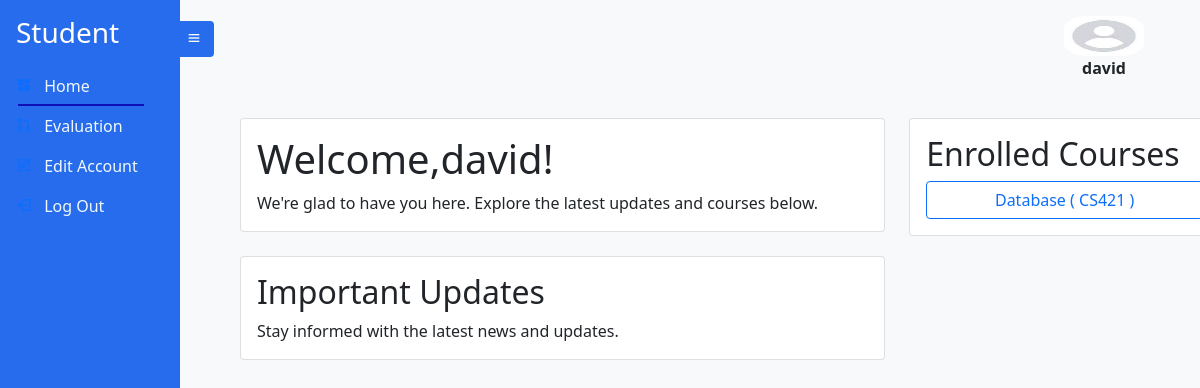
/studenthomepage (signed in), run on an earlier commit of the app's database.
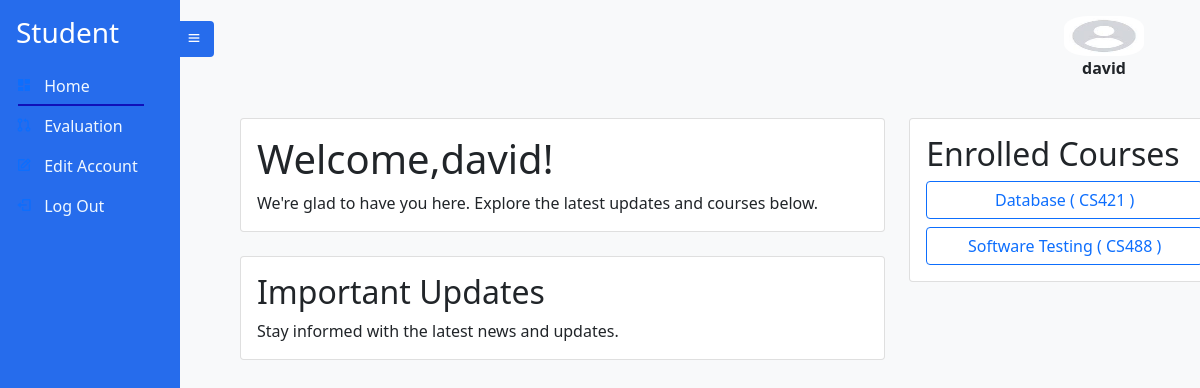
And on a later commit of the database.
### Account/models.py (models this page shows)
class Account(AbstractUser):
    Role = models.CharField(max_length=25, null=True , choices=rolechoice ,  blank=True)
    email = models.EmailField(
        verbose_name='email address',
        max_length=255,
        unique=True,
    )

### Student/models.py (models this page shows, shortened)
class StudentCourseEnrollment(models.Model):
    student = models.ForeignKey(Student, on_delete=models.CASCADE)
    course = models.ForeignKey(Course, on_delete=models.CASCADE)
    term = models.ForeignKey(Term, on_delete=models.CASCADE)
    enrolled = models.BooleanField(default=False)
    class Meta:
        unique_together = ('student', 'course', 'term')

### Course/models.py (models this page shows, shortened)
class Course(models.Model):
    Course_id =  models.CharField(max_length=20 , unique=True,primary_key=True)
    CourseName = models.CharField(max_length=20 , null=True , blank=True)
    CourseType = models.CharField(max_length=10 , null=True ,  choices=coursetype , blank=True)
    CreditHour = models.IntegerField(null=True , blank=True)
    Department = models.CharField(max_length=10 , null=True ,  choices=departmentchoice , blank=True)
    Instructors = models.ManyToManyField(Instructor)

### Student/views.py (the view)
# urls.py: path('studenthomepage', studenthomepage , name='studenthomepage'),
def studenthomepage(request):
    student = Student.objects.get(Account_id = request.user)
    student_enrollments = StudentCourseEnrollment.objects.filter(student = student)
    context = {'active_page':'home' , 'studentenrollements':student_enrollments , }
    return render(request , 'student/studenthome.html',context)

### templates/student/studenthome.html (shortened to what this page needs)
{% extends 'student/student.html' %}
{% block content %}
<div class="container mt-5">
    <div class="row">
        <div class="col-md-8">
            <div class="card mb-4">
                <div class="card-body">
                    <h1 class="card-title">Welcome,{{user.username}}!</h1>
                    <p class="card-text">We're glad to have you here. Explore the latest updates and courses below.</p>
                </div>
            </div>
            <div class="card mb-4">
                <div class="card-body">
                    <h2 class="card-title">Important Updates</h2>
                    <p class="card-text">Stay informed with the latest news and updates.</p>
                </div>
            </div>
        </div>
        <div class="col-md-4">
            <div class="card">
                <div class="card-body">
                    <h2 class="card-title">Enrolled Courses</h2>
                    <div class="d-grid gap-2">
                        {% for studentenroll in studentenrollements %}
                        <button class="btn btn-outline-primary course-btn" type="button" data-course="{{studentenroll.course.CourseName}}">{{studentenroll.course.CourseName}} ( {{studentenroll.course.Course_id}} )</button>
                        {% endfor %}
                    </div>
                </div>
            </div>
        </div>
    </div>
</div>
</body>
{% endblock %}

### templates/student/student.html (shortened to what this page needs)
{% extends 'sidebarbase.html' %}
{% block content1 %}
  <div class="side-navbar active-nav d-flex justify-content-between flex-wrap flex-column" id="sidebar">
    <ul class="nav flex-column text-white w-100">
      <a href="#" class="nav-link h3 text-white my-2">
        Student
      </a>
      <li class="nav-link {% if active_page == 'home' %}active{% endif %}">
        <i class="bx bxs-dashboard"></i>
        <span class="mx-2"><a class="inner-anchor" href="{% url 'studenthomepage' %}"> Home</a></span>
      </li>
      <li class="nav-link {% if active_page == 'evaluation' %}active{% endif %}">
        <i class="bx bx-git-pull-request"></i>
        <span class="mx-2"><a class="inner-anchor" href="#">Evaluation</a></span>
      </li>
      <li class="nav-link {% if active_page == 'editaccount' %}active{% endif %}">
        <i class="bx bx-edit"></i>
        <span class="mx-2"><a class="inner-anchor" href="{% url 'editpassword' %}"> Edit Account</a></span>
      </li>
      <li class="nav-link {% if active_page == 'logout' %}active{% endif %}">
        <i class="bx bx-log-out"></i>
        <span class="mx-2"><a class="inner-anchor" href="{% url 'logout' %}" > Log Out </a></span>
      </li>
    </ul>
  </div>
  <div class="p-2 active-cont my-container overflow-hidden">
    <nav class="navbar top-navbar navbar-light bg-light px-5">
      <a class="btn border-0" id="menu-btn"><i class="bx bx-menu"></i></a>
      <figure id="image" style="height: 30px; background-color: white">
        <img src="/static/images/profilePic/defaultprofile.jpeg" style="height: 40px; width: 80px; border-radius: 30%;">
        <figcaption style="text-align: center;"><b>{{user.username}}</b></figcaption>
      </figure>
    </nav>
    {% block content %}
    {% endblock %}
{% endblock %}

### templates/sidebarbase.html (shortened to what this page needs)
<!DOCTYPE html>
{% load static %}
<html lang="en">
<head>
  <link href="https://cdn.jsdelivr.net/npm/bootstrap@5.0.0-beta2/dist/css/bootstrap.min.css" rel="stylesheet" />
  <link href="https://cdn.jsdelivr.net/npm/boxicons@2.0.5/css/boxicons.min.css" rel="stylesheet" />
  <link href="{% static 'styles/sidebar.css' %}" rel="stylesheet">
</head>
<body>
  {% block content1 %}
  {% endblock content1 %}
</body>
</html>

### static/styles/sidebar.css (style rules this page uses)
* { margin: 0; padding: 0; box-sizing: border-box; }
body { min-height: 100vh; background-color:#f8f9fa; }
.side-navbar { width: 180px; height: 100%; position: fixed; margin-left: -300px; background-color:rgb(38, 108, 236); transition: 0.5s; }
.active-nav { margin-left: 0; }
.active-cont { margin-left: 180px; }
#menu-btn { background-color:rgb(38, 108, 236); color: #fff; margin-left: -62px; }
#image { max-width: 300px; height: 80px; border-radius: 50%; top: 10px; right: 0px; }
.inner-anchor { color: aliceblue; text-decoration: black; }
.container { margin-left: 40px; }
.bg-light { background-color: rgb(38, 108, 236);; }
.nav-link.active { position: relative; }
.nav-link.active:after { content: ''; position: absolute; bottom: 0; left: 10%; width: 70%; height: 2px; background-color: rgb(16, 16, 185); }

What changed in the data, as far as the page shows it:
added StudentCourseEnrollment: course.CourseName "Software Testing", course.Course_id "CS488"
